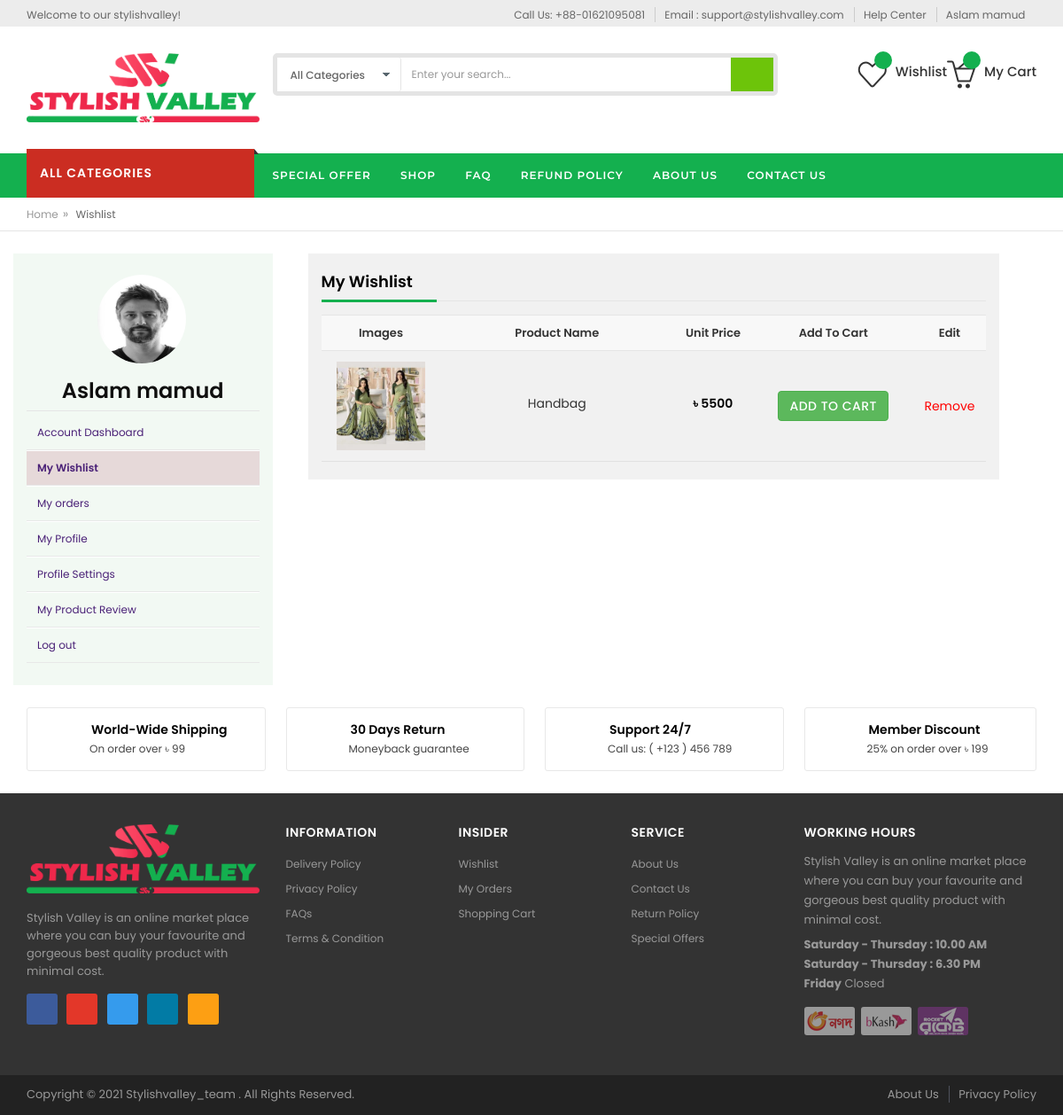
/ecommerce-shop/wishlist.php (signed in), run on the app's committed database.
### tables this page shows
CREATE TABLE `header_settings` (
  `id` int(11) NOT NULL,
  `phone_number` varchar(20) NOT NULL,
  `email_address` varchar(100) NOT NULL,
  `welcome_msg` varchar(120) NOT NULL
);

CREATE TABLE `user` (
  `user_id` int(11) NOT NULL,
  `user_name` text NOT NULL,
  `user_image` varchar(100) NOT NULL DEFAULT 'default.png',
  `user_pass` text NOT NULL,
  `user_email` text NOT NULL,
  `user_email_token` text NOT NULL,
  `user_email_ver` int(11) NOT NULL,
  `user_pass_recovered` text NOT NULL,
  `user_join_date` text NOT NULL,
  `user_about` text NOT NULL,
  `user_tagline` text NOT NULL,
  `user_skill` text NOT NULL,
  `user_location` text NOT NULL,
  `user_city` text NOT NULL,
  `user_region` int(11) NOT NULL,
  `user_phone` varchar(11) NOT NULL,
  `user_phone_ver` varchar(30) NOT NULL,
  `user_type` text NOT NULL,
  `user_verified` int(11) NOT NULL,
  `user_level` int(11) NOT NULL
);

CREATE TABLE `wishlist` (
  `id` int(11) NOT NULL,
  `user_id` int(11) NOT NULL,
  `product_id` int(11) NOT NULL,
  `product_name` varchar(100) NOT NULL,
  `product_price` varchar(50) NOT NULL,
  `product_image` varchar(255) NOT NULL,
  `qty` int(10) NOT NULL,
  `total_price` varchar(100) NOT NULL,
  `product_code` varchar(10) NOT NULL
);

CREATE TABLE `footer_settings` (
  `id` int(11) NOT NULL,
  `description` text NOT NULL,
  `working_start_time` varchar(50) NOT NULL,
  `working_end_time` varchar(50) NOT NULL,
  `off_day` varchar(20) NOT NULL,
  `fb_link` varchar(100) NOT NULL,
  `tw_link` varchar(100) NOT NULL,
  `insta_link` varchar(100) NOT NULL,
  `google_plus_link` varchar(100) NOT NULL,
  `pinterest_link` varchar(150) NOT NULL,
  `copyright` varchar(150) NOT NULL
);

### ecommerce-shop/wishlist.php (the view, shortened to what the rows shown need)
<?php
include ('header.php');
if(!isset($_SESSION['eb_lgn']) AND $_SESSION['eb_lgn'] == false){
  echo reloader('login_page.php',0);
  die();
}else{
$select_query = "SELECT * FROM wishlist WHERE user_id = '$eb_user_id' ORDER BY id DESC LIMIT 10";
$products = mysqli_query($con, $select_query);
$count = mysqli_num_rows($products);
}
?>
  <section class="main-container col2-right-layout">
    <div class="main container">
      <div class="row">
        <?php
        include ('student_asidebar.php');
        ?>
        <div style="background: #f1f1f1; margin-left: 40px;" class="col-main col-sm-8 col-xs-10">
          <div class="my-account">
            <div class="page-title">
              <h2 style="margin-top: 20px;">My Wishlist</h2>
            </div>
            <div class="wishlist-item table-responsive">
              <table class="col-md-12">
                <thead>
                  <tr>
                    <th class="th-product">Images</th>
                    <th class="th-details">Product Name</th>
                    <th class="th-price">Unit Price</th>
                    <th class="th-add-to-cart">Add to Cart </th>
                    <th class="th-edit">Edit</th>
                  </tr>
                </thead>
                <tbody>
                  <?php
					if($count>0){
                    foreach($products as $product){
                      ?>
                      <form class="form-submit">
                        <tr>
                          <td class="th-product"><a href="single_product?id=<?=$product['product_id']?>"><img src="admin/images/product_image/<?=$product['product_image']?>" alt="cart"></a></td>
                          <td style="text-align:center;" class="th-details"><h2><a href="single_product?id=<?=$product['id']?>"><?=$product['product_name']?></a></h2></td>
                          <td class="th-price"><h5>৳ <?=$product['product_price']?></h5></td>
                          <td class="pro-action">
                            <a href="single_product?id=<?=$product['product_id']?>"><button type="button" class="btn btn-success add-to-cart"><span> Add to cart</span> </button><a/>
                          </td>
						  <td>
							<a style="color:red;" href="javascript:void(0)" class="item_delete_button">Remove</a>
						  </td>
                        </tr>
                      </form>
                    <?php
						}
					}
                  ?>
                </tbody>
              </table>
          </div>
        </div>
      </div>
    </div>
  </section>
<?php
include ('footer.php');
?>

### ecommerce-shop/header.php (shortened to what the rows shown need)
<?php
require 'connection.inc.php';
$select_query = "SELECT * FROM header_settings";
$header_settings_info = mysqli_fetch_assoc(mysqli_query($con, $select_query));
?>
<!DOCTYPE html>
<html lang="en">
<head>
<link type="text/css" rel="stylesheet" href="style.css">
<link type="text/css" rel="stylesheet" href="css/custom.css">
<link rel="stylesheet" href="css/as-alert-message.min.css" />
</head>
<body>
<div id="page">
  <header>
    <div class="header-container">
      <div class="header-top">
        <div class="container">
          <div class="row">
            <div class="col-sm-4 col-md-4 col-xs-12">
              <div class="welcome-msg hidden-xs hidden-sm"><?=$header_settings_info['welcome_msg']?> </div>
            </div>
            <div class="headerlinkmenu col-md-8 col-sm-8 col-xs-12"> <span class="phone  hidden-xs hidden-sm">Call Us: <?=$header_settings_info['phone_number']?></span>
              <ul class="links">
                <li><a class="pointer" href="mailto:<?=$header_settings_info['email_address']?>" target="_blank" title="Email address"><span>Email : <?=$header_settings_info['email_address']?></span></a></li>
                <li class="hidden-xs"><a title="Help Center" href="contact_us"><span>Help Center</span></a></li>
                <?php
                  if(isset($_SESSION['eb_lgn']) AND $_SESSION['eb_lgn'] == true){
                          echo '<li>
                            <div class="dropdown"><a class="current-open" data-toggle="dropdown" aria-haspopup="true" aria-expanded="false" href="#"><span>'.$eb_user_name.'</span> <i class="fa fa-angle-down"></i></a>
                              <ul class="dropdown-menu" role="menu">';
                              echo'
                                <li><a href="wishlist">Wishlist</a></li>
                                <li><a href="orders_list">Order Details</a></li>
                                <li class="divider"></li>
                                <li><a href="logout">Log out</a></li>
                              </ul>
                            </div>
                          </li>';
                  }
                ?>
              </ul>
            </div>
          </div>
        </div>
      </div>
    </div>
  </header>

### ecommerce-shop/student_asidebar.php (shortened to what the rows shown need)
<?php
    $select_query = "SELECT * FROM user WHERE user_id = '$eb_user_id'";
    $user_info = mysqli_fetch_assoc(mysqli_query($con, $select_query));
?>
<aside class="left sidebar col-sm-3 col-xs-12" style="background:#f2f9f3">
    <div class="sidebar-account block">
        <div class="card-body">
            <img src="images/profile_image/<?=$user_info['user_image']?>" class = "img-circle center" width="100" height="100" style="margin-left: 80px;
                margin-top: 24px;
                margin-bottom: 15px;">
            <h3 style="color:#0f0f0e;  text-align:center;"><?=$user_info['user_name']?></h3>
        </div>
    </div>
</aside>

### ecommerce-shop/footer.php (shortened to what the rows shown need)
<?php
$select_query = "SELECT * FROM footer_settings";
$footer_settings_info = mysqli_fetch_assoc(mysqli_query($con, $select_query));
?>
  <footer>
    <div class="container">
      <div class="row">
        <div class="col-sm-6 col-md-3 col-xs-12">
          <div class="footer-logo"><a href="index.html"><img src="images/logo.png" alt="fotter logo"></a> </div>
          <p><?=$footer_settings_info['description']?></p>
          <div class="social">
            <ul class="inline-mode">
            </ul>
          </div>
        </div>
        <div class="col-sm-6 col-md-3 col-xs-12 collapsed-block">
          <div class="footer-links">
            <div class="tabBlock" id="TabBlock-5">
              <div class="footer-description"><?=$footer_settings_info['description']?></div>
              <div class="footer-description"> <b><?=$footer_settings_info['working_start_time']?></b><br>
                <b><?=$footer_settings_info['working_end_time']?></b><br>
                <b><?=$footer_settings_info['off_day']?></b> Closed </div>
              <div class="payment">
                <ul>
                </ul>
              </div>
            </div>
          </div>
        </div>
      </div>
    </div>
    <div class="footer-coppyright">
      <div class="container">
        <div class="row">
          <div class="col-sm-6 col-xs-12 coppyright"> Copyright © <?php echo date('Y'); ?> <a href="http://stylishvalley.com"> <?=$footer_settings_info['copyright']?> </a>. All Rights Reserved. </div>
        </div>
      </div>
    </div>
  </footer>
</div>
</body>
</html>

### data on the page
header_settings: welcome_msg "Welcome to our stylishvalley!", phone_number "+88-01621095081", email_address "support@stylishvalley.com"
user: user_name "Aslam mamud", user_image (picture)
wishlist: product_image (picture), product_name "Handbag", product_price "5500"
footer_settings: description "Stylish Valley is an online market place where you can buy your favourite and gorgeous best quality product with minimal cost.", working_start_time "Saturday - Thursday : 10.00 AM", working_end_time "Saturday - Thursday : 6.30 PM", off_day "Friday", copyright "Stylishvalley_team"
